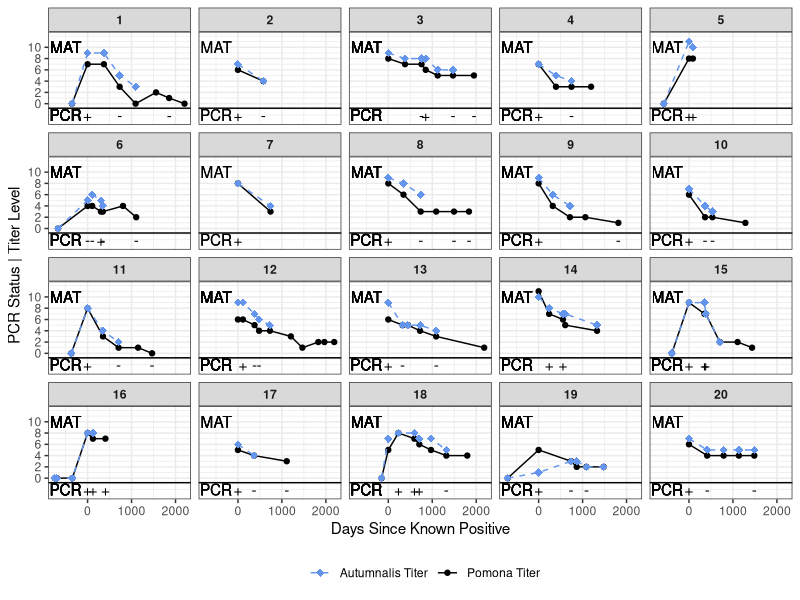
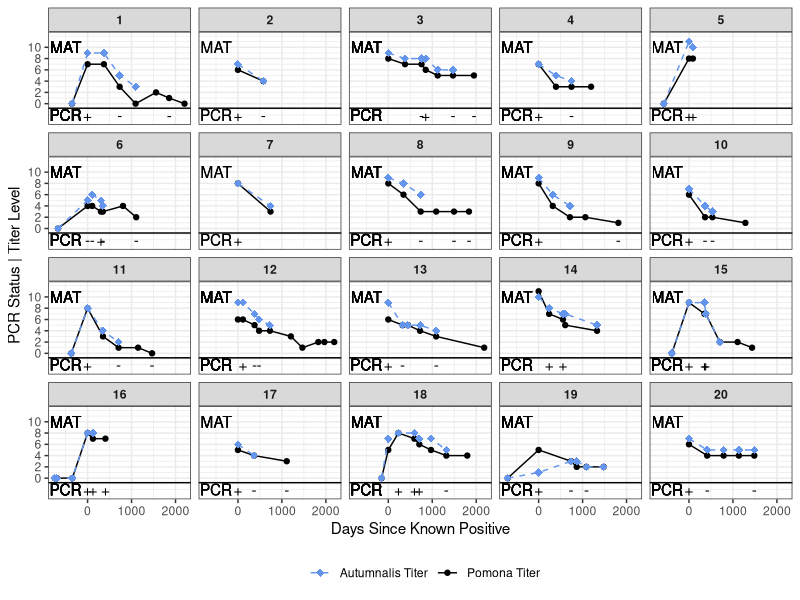

The R source for these figures, in order:
library(readr)
library(tidyverse)

##Confirmed Shedders Titer Decline Plots
DF <- read.csv("data/SheddersTiterDecline.csv")

new_Labels <- c("02107"="1","07478"="2","14A0D"="3","23727"="4","23850"="5","24269"="6","37531"="7","37539"="8","39031"="9","39037"="10","59843"="11","61904"="12","78624"="13","86076"="14","90599"="15","90697"="16","98205"="17","B0F3B"="18","C0D60"="19","F4A38"="20")

ggplot(DF[!is.na(DF$PomonaLevel),],aes(DaysSinceKnownPos)) + 
  geom_line(aes(y = PomonaLevel, col='Pomona'), lty = "solid") + 
  geom_point(aes(y = PomonaLevel, col='Pomona')) + 
  geom_line(aes(y = AutumnalisLevel, col='Autumnalis'), lty = "dashed") + 
  geom_point(aes(y = AutumnalisLevel, col='Autumnalis'), pch=18, cex=2.5) + 
  geom_text(aes(label = CurrentShedPN, x = DaysSinceKnownPos, y = -2)) + 
  geom_text(aes(label = "PCR", x = -500, y = -2))  + 
  geom_text(aes(label = "MAT", x = -500, y = 10)) + 
  geom_hline(aes(yintercept = -0.8), linewidth = 0.5) + 
  facet_wrap(vars(Pittag), labeller = labeller(Pittag = new_Labels)) +
  scale_y_continuous(limits = c(-3,12), breaks = c(0,2,4,6,8,10))+ 
  scale_color_manual(values = c("cornflowerblue","black"),
                     labels = c("Autumnalis Titer","Pomona Titer"), name = "") +
  labs(y = "PCR Status | Titer Level", 
       x = "Days Since Known Positive") +
  theme_bw() +
  theme(strip.text = element_text(face='bold'),
        legend.position = 'bottom',
        legend.direction = 'horizontal')

ggsave('figures/figS3.png', 
       width = 9, height = 8, units = 'in', dpi=600)

